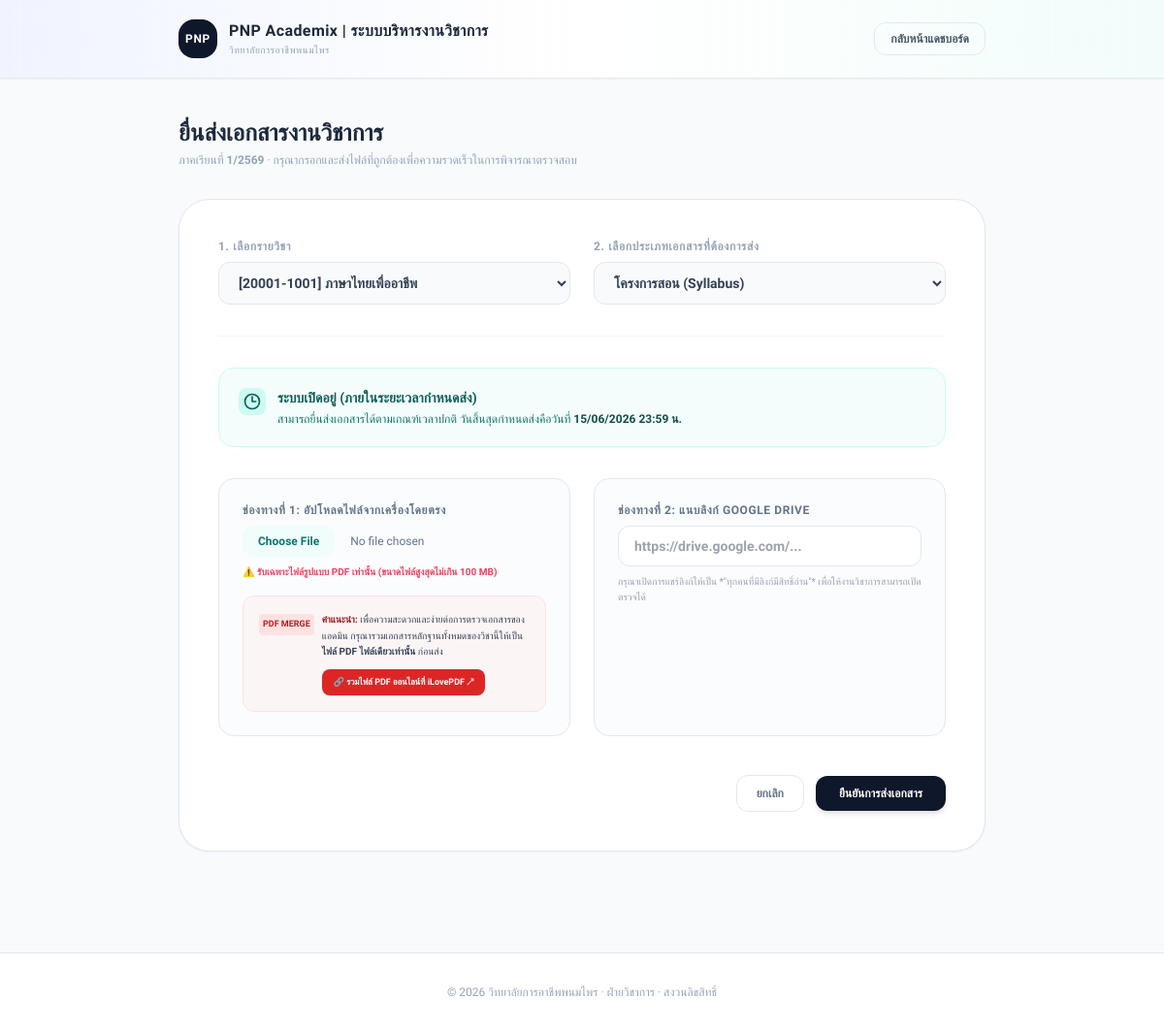
The page /teacher/submit.php?course_id=1&system_type=course_syllabus (signed in) on the database its author committed.
### tables this page shows
CREATE TABLE `semesters` (
  `id` INT UNSIGNED NOT NULL AUTO_INCREMENT,
  `semester_name` VARCHAR(20) NOT NULL,
  `is_active` TINYINT(1) NOT NULL DEFAULT 0,
  `created_at` TIMESTAMP NOT NULL DEFAULT CURRENT_TIMESTAMP,
  `updated_at` TIMESTAMP NOT NULL DEFAULT CURRENT_TIMESTAMP ON UPDATE CURRENT_TIMESTAMP,
  PRIMARY KEY (`id`),
  UNIQUE KEY `uq_semesters_name` (`semester_name`),
  KEY `idx_semesters_is_active` (`is_active`)
);

CREATE TABLE `system_settings` (
  `id` INT UNSIGNED NOT NULL AUTO_INCREMENT,
  `system_type` ENUM('course_syllabus', 'lesson_plan', 'teaching_materials') NOT NULL,
  `semester_id` INT UNSIGNED NOT NULL,
  `deadline_date` DATETIME NOT NULL,
  `is_open` TINYINT(1) NOT NULL DEFAULT 1,
  `created_at` TIMESTAMP NOT NULL DEFAULT CURRENT_TIMESTAMP,
  `updated_at` TIMESTAMP NOT NULL DEFAULT CURRENT_TIMESTAMP ON UPDATE CURRENT_TIMESTAMP,
  PRIMARY KEY (`id`),
  UNIQUE KEY `uq_system_settings_type_semester` (`system_type`, `semester_id`),
  KEY `idx_system_settings_semester` (`semester_id`),
  CONSTRAINT `fk_system_settings_semester`
    FOREIGN KEY (`semester_id`) REFERENCES `semesters` (`id`)
    ON UPDATE CASCADE ON DELETE CASCADE
);

### teacher/submit.php (the view, shortened to what the rows shown need)
<?php
require_once dirname(__DIR__) . '/config.php';
$semester = $pdo->query('SELECT id, semester_name FROM semesters WHERE is_active = 1 LIMIT 1')->fetch();
$selectedCourseId = isset($_GET['course_id']) ? (int) $_GET['course_id'] : 0;
$selectedSystemType = isset($_GET['system_type']) ? $_GET['system_type'] : '';
$systemSetting = null;
$isOpen = false;
$isLate = false;
$deadlineStr = '-';
if ($selectedSystemType) {
    $stmt = $pdo->prepare('SELECT deadline_date, is_open FROM system_settings WHERE system_type = :system_type AND semester_id = :semester_id LIMIT 1');
    $stmt->execute([
        'system_type' => $selectedSystemType,
        'semester_id' => $semester['id']
    ]);
    $systemSetting = $stmt->fetch();
    if ($systemSetting) {
        $isOpen = (int)$systemSetting['is_open'] === 1;
        $deadlineTime = strtotime($systemSetting['deadline_date']);
        $isLate = time() > $deadlineTime;
        $deadlineStr = date('d/m/Y H:i', $deadlineTime);
    }
}
?>
<!doctype html>
<html lang="th">
<head>
    <script src="https://cdn.tailwindcss.com"></script>
</head>
<body class="bg-slate-50 text-slate-800 font-thai min-h-screen flex flex-col relative overflow-x-hidden">
<main class="flex-1 max-w-4xl w-full mx-auto px-4 sm:px-6 lg:px-8 py-10">
    <div class="mb-8">
        <h1 class="text-xl sm:text-2xl font-black text-slate-800">ยื่นส่งเอกสารงานวิชาการ</h1>
        <p class="text-xs text-slate-400 font-medium mt-1">
            ภาคเรียนที่ <span class="text-indigo-650 font-bold"><?= e($semester['semester_name']); ?></span> &middot; กรุณากรอกและส่งไฟล์ที่ถูกต้องเพื่อความรวดเร็วในการพิจารณาตรวจสอบ
        </p>
    </div>
    <div class="bg-white border border-slate-200 rounded-[32px] p-6 sm:p-10 shadow-sm">
        <?php if ($selectedCourseId && $selectedSystemType): ?>
            <div class="mb-8">
                <?php if ($systemSetting): ?>
                    <?php if ($isOpen): ?>
                        <?php if ($isLate): ?>
                            <div class="bg-amber-50 border border-amber-200 rounded-2xl p-5 text-amber-800">
                                <div class="flex items-start gap-3">
                                    <span class="p-1 rounded-lg bg-amber-100 text-amber-700">
                                        <svg class="w-5 h-5" fill="none" stroke="currentColor" stroke-width="2" viewBox="0 0 24 24"><path stroke-linecap="round" stroke-linejoin="round" d="M12 6v6h4.5m4.5 0a9 9 0 11-18 0 9 9 0 0118 0z"/></svg>
                                    </span>
                                    <div>
                                        <h4 class="text-xs sm:text-sm font-black">เลยกำหนดระยะเวลาปิดระบบส่งงาน (ส่งล่าช้า)</h4>
                                        <p class="text-[11px] sm:text-xs text-amber-700 font-medium mt-1 leading-relaxed">
                                            ระบบยังอนุญาตให้ท่านยื่นส่งเอกสารได้ตามปกติหลังเวลาเดดไลน์ (<?= $deadlineStr; ?> น.) แต่ระบบจะทำการไฮไลต์บันทึกประวัติการส่งเป็น **"ส่งล่าช้า"** โดยอัตโนมัติเพื่อประกอบการพิจารณาครับ
                                        </p>
                                    </div>
                                </div>
                            </div>
                        <?php else: ?>
                            <div class="bg-teal-50/70 border border-teal-100 rounded-2xl p-5 text-teal-800">
                                <div class="flex items-start gap-3">
                                    <span class="p-1 rounded-lg bg-teal-100 text-teal-700">
                                        <svg class="w-5 h-5 text-teal-800" fill="none" stroke="currentColor" stroke-width="2" viewBox="0 0 24 24"><path stroke-linecap="round" stroke-linejoin="round" d="M12 6v6h4.5m4.5 0a9 9 0 11-18 0 9 9 0 0118 0z"/></svg>
                                    </span>
                                    <div>
                                        <h4 class="text-xs sm:text-sm font-black">ระบบเปิดอยู่ (ภายในระยะเวลากำหนดส่ง)</h4>
                                        <p class="text-[11px] sm:text-xs text-teal-700 font-medium mt-1 leading-relaxed">
                                            สามารถยื่นส่งเอกสารได้ตามเกณฑ์เวลาปกติ วันสิ้นสุดกำหนดส่งคือวันที่ <span class="font-black text-teal-900"><?= $deadlineStr; ?> น.</span>
                                        </p>
                                    </div>
                                </div>
                            </div>
                        <?php endif; ?>
                    <?php endif; ?>
                <?php endif; ?>
            </div>
            <form method="post" action="submit.php?course_id=<?= $selectedCourseId; ?>&system_type=<?= $selectedSystemType; ?>" enctype="multipart/form-data" class="space-y-6">
                <div class="grid gap-6 md:grid-cols-2">
                    <div class="border border-slate-200 rounded-2xl p-6 bg-slate-50/50 hover:bg-slate-50 transition relative flex flex-col justify-between">
                        <div>
                            <label class="block text-xs font-bold text-slate-500 uppercase tracking-wider mb-2">ช่องทางที่ 1: อัปโหลดไฟล์จากเครื่องโดยตรง</label>
                            <input type="file" name="file_upload" id="file_upload" accept="application/pdf"
                                   class="w-full text-xs text-slate-500 file:mr-4 file:py-2 file:px-4 file:rounded-xl file:border-0 file:text-xs file:font-black file:bg-teal-50 file:text-teal-700 hover:file:bg-teal-100 transition cursor-pointer"
                                   <?= !$isOpen ? 'disabled' : ''; ?>>
                            <p class="text-[10px] text-rose-500 font-bold mt-2 leading-relaxed">
                                ⚠️ รับเฉพาะไฟล์รูปแบบ PDF เท่านั้น (ขนาดไฟล์สูงสุดไม่เกิน 100 MB)
                            </p>
                        </div>
                        <div class="mt-4 p-4 rounded-xl bg-red-50/60 border border-red-100 text-slate-700">
                            <div class="flex items-start gap-2">
                                <span class="p-1 rounded bg-red-100 text-red-700 text-[9px] font-black shrink-0 mt-0.5 uppercase">PDF Merge</span>
                                <div class="text-[10px] leading-relaxed">
                                    <span class="font-bold text-red-800">คำแนะนำ:</span> เพื่อความสะดวกและง่ายต่อการตรวจเอกสารของแอดมิน กรุณารวมเอกสารหลักฐานทั้งหมดของวิชานี้ให้เป็น <b>ไฟล์ PDF ไฟล์เดียวเท่านั้น</b> ก่อนส่ง
                                    <?php if ($isOpen): ?>
                                        <div class="mt-2.5">
                                            <a href="https://www.ilovepdf.com/merge_pdf" target="_blank"
                                               class="inline-flex items-center gap-1.5 px-3 py-1.5 bg-red-600 hover:bg-red-700 active:scale-[0.97] text-white text-[9px] font-black rounded-lg transition shadow-sm no-underline">
                                                <span>🔗 รวมไฟล์ PDF ออนไลน์ที่ iLovePDF ↗</span>
                                            </a>
                                        </div>
                                    <?php endif; ?>
                                </div>
                            </div>
                        </div>
                    </div>
                    <div class="border border-slate-200 rounded-2xl p-6 bg-slate-50/50 hover:bg-slate-50 transition">
                        <label class="block text-xs font-bold text-slate-500 uppercase tracking-wider mb-2" for="drive_link">ช่องทางที่ 2: แนบลิงก์ Google Drive</label>
                        <input type="url" name="drive_link" id="drive_link" placeholder="https://drive.google.com/..."
                               class="w-full px-4 py-2.5 bg-white border border-slate-200 rounded-xl text-xs sm:text-sm font-semibold text-slate-700 focus:outline-none focus:border-teal-700 transition"
                               <?= !$isOpen ? 'disabled' : ''; ?>>
                        <p class="text-[10px] text-slate-400 font-medium mt-2 leading-relaxed">
                            กรุณาเปิดการแชร์ลิงก์ให้เป็น *"ทุกคนที่มีลิงก์มีสิทธิ์อ่าน"* เพื่อให้งานวิชาการสามารถเปิดตรวจได้
                        </p>
                    </div>
                </div>
                <div class="pt-4 flex items-center justify-end gap-3">
                    <a href="dashboard.php" class="px-5 py-2.5 border border-slate-200 hover:bg-slate-50 text-slate-500 text-xs font-bold rounded-xl transition">
                        ยกเลิก
                    </a>
                    <button type="submit"
                            class="px-6 py-2.5 text-xs font-black text-white bg-slate-900 hover:bg-slate-800 disabled:bg-slate-200 disabled:text-slate-400 disabled:cursor-not-allowed rounded-xl transition shadow-md shadow-slate-900/10"
                            <?= !$isOpen ? 'disabled' : ''; ?>>
                        ยืนยันการส่งเอกสาร
                    </button>
                </div>
            </form>
        <?php endif; ?>
    </div>
</main>
</body>
</html>

### rows shown on the page
semesters: semester_name "1/2569"
system_settings: deadline_date "15/06/2026 23:59"

### other values the page prints
$branding['logo_text'] "PNP"
$branding['system_name'] "PNP Academix | ระบบบริหารงานวิชาการ"
$branding['college_name'] "วิทยาลัยการอาชีพพนมไพร"
form field system_type "โครงการสอน (Syllabus)"
